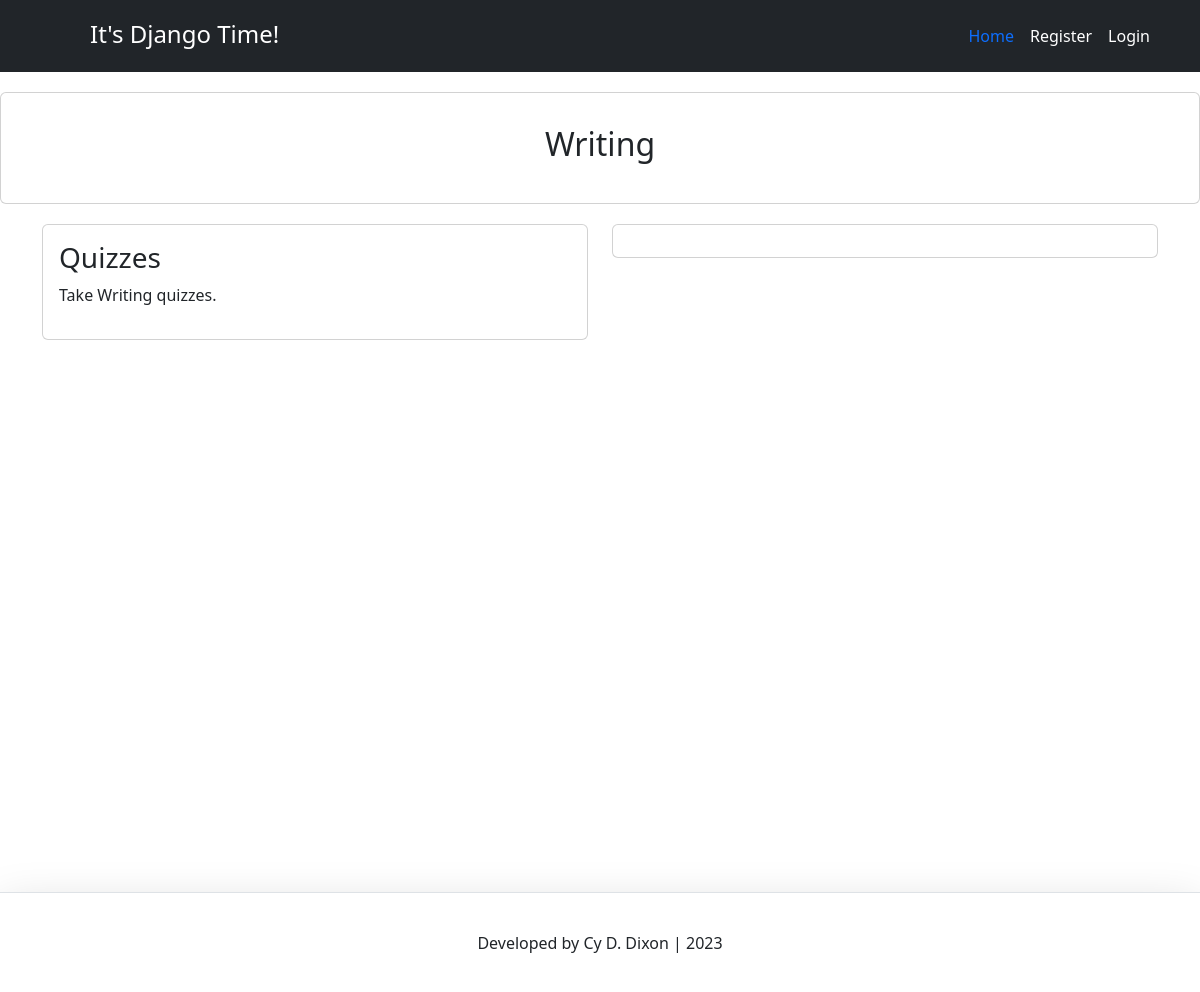
Before: /quiz/darksouls/ with the older database file.
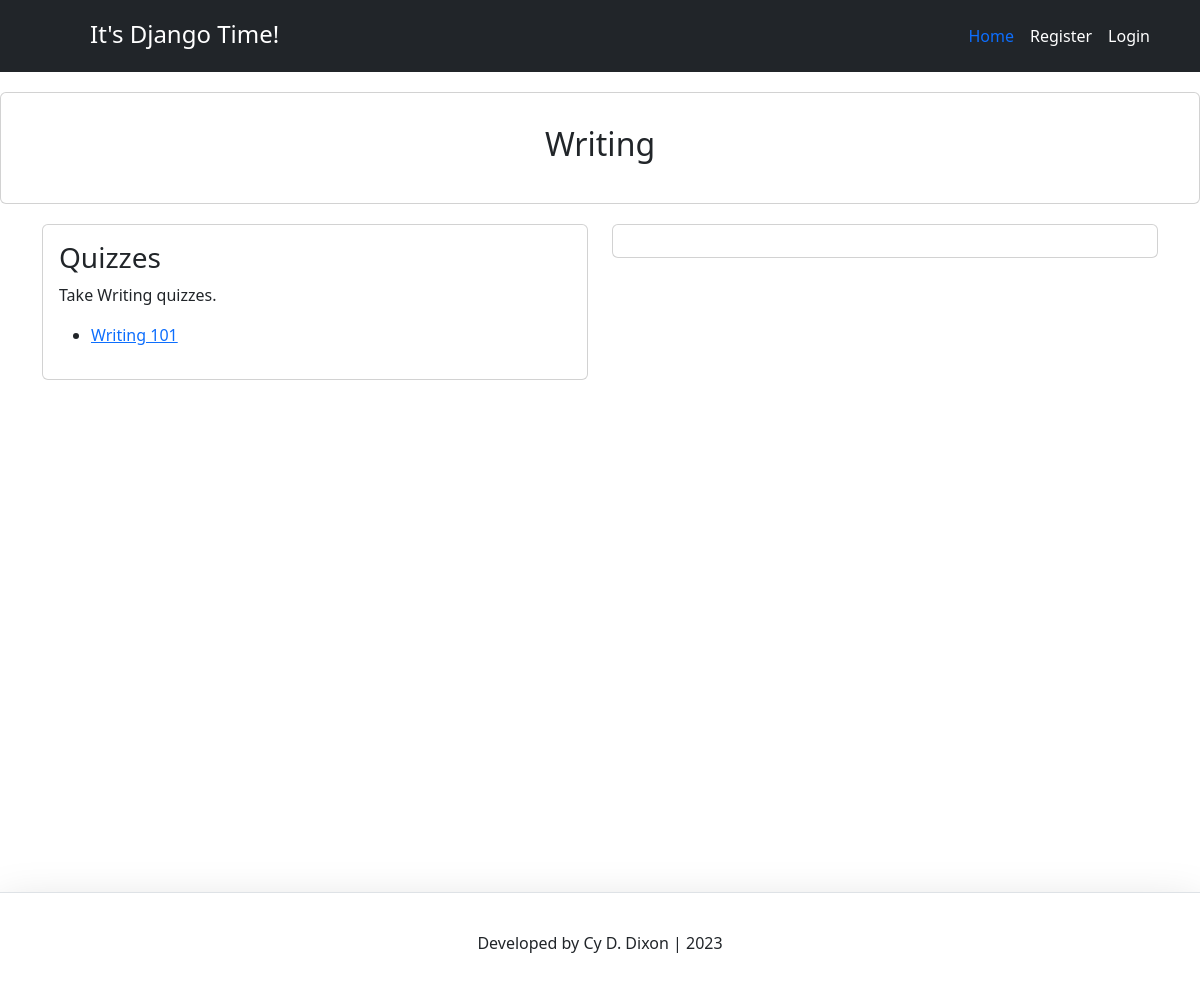
After: the same page with the newer database file.
### quiz/models.py (models this page shows, shortened)
class Quiz(models.Model):
    name = models.CharField(max_length=255)
    type = models.CharField(max_length=255, default="none")
    description = models.TextField(default="empty")

### quiz/views.py (the view)
# urls.py: path('darksouls/', views.ds_view, name='ds_page'),
def ds_view(request):
    context = {}
    quizzes = Quiz.objects.all()
    user = request.user
    quiz_takers = QuizTaker.objects.all()
    context['quiz_takers'] = quiz_takers
    context['user'] = user
    context['quizzes'] = quizzes
    return render(request, 'ds_page.html', context)

### quiz/templates/ds_page.html (shortened to what this page needs)
{% extends 'base.html' %}
{% load static %}
{% block content %}
<div class="card text-center p-3">
  <div class="card-body">
    <h2 class="card-title">Writing</h2>
  </div>
</div>
<div class="container">
  <div class="row">
    <div class="col-sm-6 mb-3 mb-sm-0">
      <div class="card">
        <div class="card-body">
          <h3 class="card-title">Quizzes</h3>
          <p class="card-text">Take Writing quizzes.</p>
          <ul>
            {% for quiz in quizzes %}
              {% if quiz.type == 'DS' %}
              <li><a href="{% url 'start_quiz' quiz.id %}">{{ quiz.name }}</a></li>
              {% endif %}
            {% endfor %}
          </ul>
        </div>
      </div>
    </div>
    <div class="col-sm-6 mb-3 mb-sm-0">
		<div class="card">
		  <div class="card-body">
		  </div>
		</div>
	  </div>
  </div>
</div>
{% endblock content %}

Changed rows visible on the page:
added Quiz: name "Writing 101"
